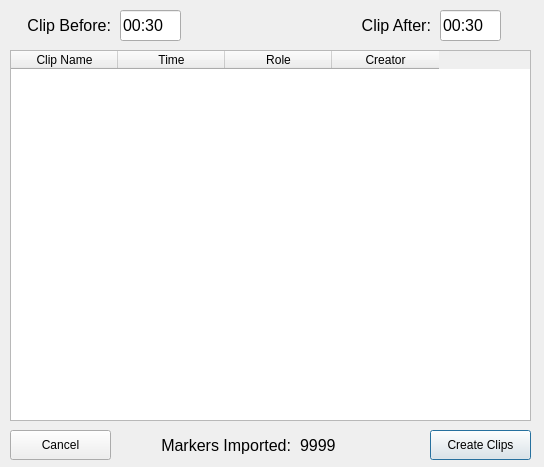
<?xml version="1.0" encoding="UTF-8"?>
<ui version="4.0">
 <class>MarkersDialog</class>
 <widget class="QDialog" name="MarkersDialog">
  <property name="geometry">
   <rect>
    <x>0</x>
    <y>0</y>
    <width>544</width>
    <height>467</height>
   </rect>
  </property>
  <property name="windowTitle">
   <string>Stream Markers</string>
  </property>
  <widget class="QLabel" name="marker_count_label">
   <property name="geometry">
    <rect>
     <x>300</x>
     <y>430</y>
     <width>61</width>
     <height>31</height>
    </rect>
   </property>
   <property name="font">
    <font>
     <pointsize>12</pointsize>
    </font>
   </property>
   <property name="text">
    <string>9999</string>
   </property>
  </widget>
  <widget class="QLabel" name="label">
   <property name="geometry">
    <rect>
     <x>130</x>
     <y>430</y>
     <width>161</width>
     <height>31</height>
    </rect>
   </property>
   <property name="font">
    <font>
     <pointsize>12</pointsize>
    </font>
   </property>
   <property name="text">
    <string>Markers Imported:</string>
   </property>
   <property name="alignment">
    <set>Qt::AlignRight|Qt::AlignTrailing|Qt::AlignVCenter</set>
   </property>
  </widget>
  <widget class="QLabel" name="label_3">
   <property name="geometry">
    <rect>
     <x>0</x>
     <y>10</y>
     <width>111</width>
     <height>31</height>
    </rect>
   </property>
   <property name="font">
    <font>
     <pointsize>12</pointsize>
    </font>
   </property>
   <property name="text">
    <string>Clip Before:</string>
   </property>
   <property name="alignment">
    <set>Qt::AlignRight|Qt::AlignTrailing|Qt::AlignVCenter</set>
   </property>
  </widget>
  <widget class="QLineEdit" name="clip_before_edit">
   <property name="geometry">
    <rect>
     <x>120</x>
     <y>10</y>
     <width>61</width>
     <height>31</height>
    </rect>
   </property>
   <property name="font">
    <font>
     <pointsize>12</pointsize>
    </font>
   </property>
   <property name="inputMask">
    <string>99:99</string>
   </property>
   <property name="text">
    <string>00:30</string>
   </property>
   <property name="cursorPosition">
    <number>4</number>
   </property>
  </widget>
  <widget class="QLabel" name="label_4">
   <property name="geometry">
    <rect>
     <x>270</x>
     <y>10</y>
     <width>161</width>
     <height>31</height>
    </rect>
   </property>
   <property name="font">
    <font>
     <pointsize>12</pointsize>
    </font>
   </property>
   <property name="text">
    <string>Clip After:</string>
   </property>
   <property name="alignment">
    <set>Qt::AlignRight|Qt::AlignTrailing|Qt::AlignVCenter</set>
   </property>
  </widget>
  <widget class="QLineEdit" name="clip_after_edit">
   <property name="geometry">
    <rect>
     <x>440</x>
     <y>10</y>
     <width>61</width>
     <height>31</height>
    </rect>
   </property>
   <property name="font">
    <font>
     <pointsize>12</pointsize>
    </font>
   </property>
   <property name="inputMask">
    <string>99:99</string>
   </property>
   <property name="text">
    <string>00:30</string>
   </property>
   <property name="maxLength">
    <number>5</number>
   </property>
   <property name="cursorPosition">
    <number>4</number>
   </property>
  </widget>
  <widget class="QTableWidget" name="marker_table">
   <property name="geometry">
    <rect>
     <x>10</x>
     <y>50</y>
     <width>521</width>
     <height>371</height>
    </rect>
   </property>
   <property name="alternatingRowColors">
    <bool>false</bool>
   </property>
   <property name="selectionMode">
    <enum>QAbstractItemView::SingleSelection</enum>
   </property>
   <property name="wordWrap">
    <bool>false</bool>
   </property>
   <property name="cornerButtonEnabled">
    <bool>false</bool>
   </property>
   <attribute name="horizontalHeaderDefaultSectionSize">
    <number>107</number>
   </attribute>
   <attribute name="horizontalHeaderMinimumSectionSize">
    <number>50</number>
   </attribute>
   <column>
    <property name="text">
     <string>Clip Name</string>
    </property>
   </column>
   <column>
    <property name="text">
     <string>Time</string>
    </property>
   </column>
   <column>
    <property name="text">
     <string>Role</string>
    </property>
   </column>
   <column>
    <property name="text">
     <string>Creator</string>
    </property>
   </column>
  </widget>
  <widget class="QPushButton" name="create_button">
   <property name="geometry">
    <rect>
     <x>430</x>
     <y>430</y>
     <width>101</width>
     <height>30</height>
    </rect>
   </property>
   <property name="text">
    <string>Create Clips</string>
   </property>
  </widget>
  <widget class="QPushButton" name="cancel_button">
   <property name="geometry">
    <rect>
     <x>10</x>
     <y>430</y>
     <width>101</width>
     <height>30</height>
    </rect>
   </property>
   <property name="text">
    <string>Cancel</string>
   </property>
  </widget>
 </widget>
 <resources/>
 <connections/>
</ui>
